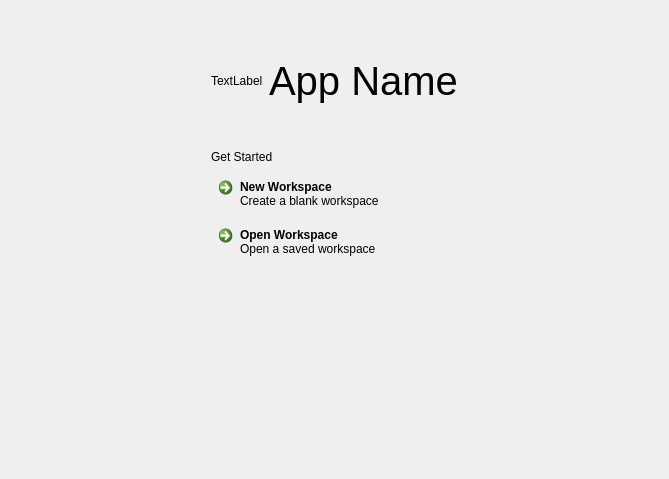
<?xml version="1.0" encoding="UTF-8"?>
<ui version="4.0">
 <class>LandingPage</class>
 <widget class="QWidget" name="LandingPage">
  <property name="geometry">
   <rect>
    <x>0</x>
    <y>0</y>
    <width>669</width>
    <height>479</height>
   </rect>
  </property>
  <property name="windowTitle">
   <string>Form</string>
  </property>
  <layout class="QVBoxLayout" name="verticalLayout">
   <property name="spacing">
    <number>0</number>
   </property>
   <property name="leftMargin">
    <number>0</number>
   </property>
   <property name="topMargin">
    <number>0</number>
   </property>
   <property name="rightMargin">
    <number>0</number>
   </property>
   <property name="bottomMargin">
    <number>0</number>
   </property>
   <item>
    <widget class="QScrollArea" name="scrollArea">
     <property name="frameShape">
      <enum>QFrame::NoFrame</enum>
     </property>
     <property name="widgetResizable">
      <bool>true</bool>
     </property>
     <widget class="QWidget" name="scrollAreaWidgetContents">
      <property name="geometry">
       <rect>
        <x>0</x>
        <y>0</y>
        <width>669</width>
        <height>479</height>
       </rect>
      </property>
      <layout class="QVBoxLayout" name="verticalLayout_3">
       <item alignment="Qt::AlignHCenter">
        <widget class="QWidget" name="containerWidget" native="true">
         <layout class="QVBoxLayout" name="verticalLayout_2">
          <item>
           <spacer name="verticalSpacer_2">
            <property name="orientation">
             <enum>Qt::Vertical</enum>
            </property>
            <property name="sizeType">
             <enum>QSizePolicy::Fixed</enum>
            </property>
            <property name="sizeHint" stdset="0">
             <size>
              <width>20</width>
              <height>40</height>
             </size>
            </property>
           </spacer>
          </item>
          <item alignment="Qt::AlignHCenter">
           <widget class="QWidget" name="widget" native="true">
            <layout class="QHBoxLayout" name="horizontalLayout_2">
             <property name="leftMargin">
              <number>0</number>
             </property>
             <property name="topMargin">
              <number>0</number>
             </property>
             <property name="rightMargin">
              <number>0</number>
             </property>
             <property name="bottomMargin">
              <number>0</number>
             </property>
             <item>
              <widget class="QLabel" name="appIconLabel">
               <property name="text">
                <string notr="true">TextLabel</string>
               </property>
              </widget>
             </item>
             <item>
              <widget class="QLabel" name="appNameLabel">
               <property name="font">
                <font>
                 <pointsize>30</pointsize>
                </font>
               </property>
               <property name="text">
                <string notr="true">App Name</string>
               </property>
              </widget>
             </item>
            </layout>
           </widget>
          </item>
          <item>
           <spacer name="verticalSpacer_3">
            <property name="orientation">
             <enum>Qt::Vertical</enum>
            </property>
            <property name="sizeType">
             <enum>QSizePolicy::Fixed</enum>
            </property>
            <property name="sizeHint" stdset="0">
             <size>
              <width>20</width>
              <height>40</height>
             </size>
            </property>
           </spacer>
          </item>
          <item>
           <widget class="tSubtitleLabel" name="label">
            <property name="text">
             <string>Get Started</string>
            </property>
           </widget>
          </item>
          <item>
           <layout class="QVBoxLayout" name="verticalLayout_4">
            <property name="spacing">
             <number>0</number>
            </property>
            <property name="leftMargin">
             <number>0</number>
            </property>
            <property name="topMargin">
             <number>0</number>
            </property>
            <property name="rightMargin">
             <number>0</number>
            </property>
            <property name="bottomMargin">
             <number>0</number>
            </property>
            <item>
             <widget class="QCommandLinkButton" name="newWorkspaceButton">
              <property name="text">
               <string>New Workspace</string>
              </property>
              <property name="description">
               <string>Create a blank workspace</string>
              </property>
             </widget>
            </item>
            <item>
             <widget class="QCommandLinkButton" name="openWorkspaceButton">
              <property name="text">
               <string>Open Workspace</string>
              </property>
              <property name="description">
               <string>Open a saved workspace</string>
              </property>
             </widget>
            </item>
           </layout>
          </item>
         </layout>
        </widget>
       </item>
       <item>
        <spacer name="verticalSpacer">
         <property name="orientation">
          <enum>Qt::Vertical</enum>
         </property>
         <property name="sizeHint" stdset="0">
          <size>
           <width>20</width>
           <height>40</height>
          </size>
         </property>
        </spacer>
       </item>
      </layout>
     </widget>
    </widget>
   </item>
  </layout>
 </widget>
 <customwidgets>
  <customwidget>
   <class>tSubtitleLabel</class>
   <extends>QLabel</extends>
   <header location="global">tsubtitlelabel.h</header>
  </customwidget>
 </customwidgets>
 <resources/>
 <connections/>
</ui>
